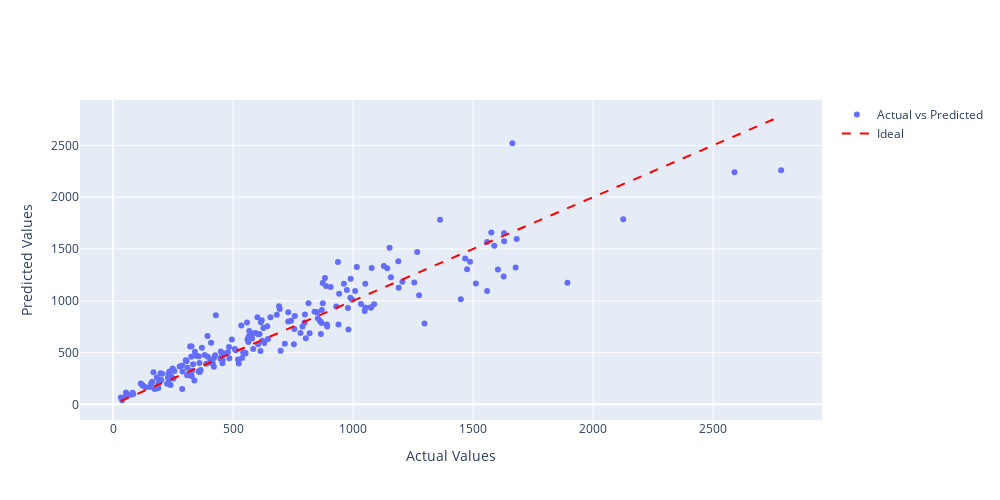

Write notebook code for a chart like this one.
### Code cell
# Create a scatter plot with actual vs predicted values
fig = go.Figure()

fig.add_trace(go.Scatter(
    x=y_test.flatten(),
    y=y_pred,
    mode='markers',
    name='Actual vs Predicted'
))

# Add a line representing the ideal case
fig.add_trace(go.Scatter(
    x=[min(y_test.flatten()), max(y_test.flatten())],
    y=[min(y_test.flatten()), max(y_test.flatten())],
    mode='lines',
    name='Ideal',
    line=dict(color='red', dash='dash')
))

fig.update_layout(
    title='Actual vs Predicted Values',
    xaxis_title='Actual Values',
    yaxis_title='Predicted Values',
    showlegend=True,
)
fig.update_layout(title='', width=1000, height=500)
fig.show()

### Figure 1 — Plotly figure (JSON) as saved in the notebook; plotly's stock layout.template omitted (floating-point values rounded to 4 significant figures; data arrays with more than 128 entries replaced by an {"elided": "..."} marker saying what was removed)
{"data": [{"mode": "markers", "name": "Actual vs Predicted", "type": "scatter", "x": {"elided": "200 float values"}, "y": {"elided": "200 float values"}}, {"line": {"color": "red", "dash": "dash"}, "mode": "lines", "name": "Ideal", "type": "scatter", "x": [32.35, 2784.0], "y": [32.35, 2784.0]}], "layout": {"height": 500, "showlegend": true, "title": {"text": ""}, "width": 1000, "xaxis": {"autorange": true, "range": [-138.1, 2954.0], "title": {"text": "Actual Values"}, "type": "linear"}, "yaxis": {"autorange": true, "range": [-151.4, 2938.0], "title": {"text": "Predicted Values"}, "type": "linear"}}}
